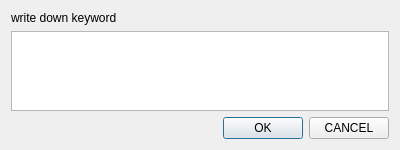
<?xml version="1.0" encoding="UTF-8"?>
<ui version="4.0">
 <class>FindKeywordDialog</class>
 <widget class="QDialog" name="FindKeywordDialog">
  <property name="geometry">
   <rect>
    <x>0</x>
    <y>0</y>
    <width>400</width>
    <height>150</height>
   </rect>
  </property>
  <property name="windowTitle">
   <string>Dialog</string>
  </property>
  <layout class="QVBoxLayout" name="verticalLayout">
   <item>
    <widget class="QLabel" name="label">
     <property name="text">
      <string>write down keyword</string>
     </property>
    </widget>
   </item>
   <item>
    <widget class="QTextEdit" name="textEdit"/>
   </item>
   <item>
    <layout class="QHBoxLayout" name="horizontalLayout">
     <item>
      <spacer name="horizontalSpacer">
       <property name="orientation">
        <enum>Qt::Horizontal</enum>
       </property>
       <property name="sizeHint" stdset="0">
        <size>
         <width>98</width>
         <height>20</height>
        </size>
       </property>
      </spacer>
     </item>
     <item>
      <widget class="QPushButton" name="okButton">
       <property name="text">
        <string>OK</string>
       </property>
      </widget>
     </item>
     <item>
      <widget class="QPushButton" name="cancelButton">
       <property name="text">
        <string>CANCEL</string>
       </property>
      </widget>
     </item>
    </layout>
   </item>
  </layout>
 </widget>
 <resources/>
 <connections/>
</ui>
